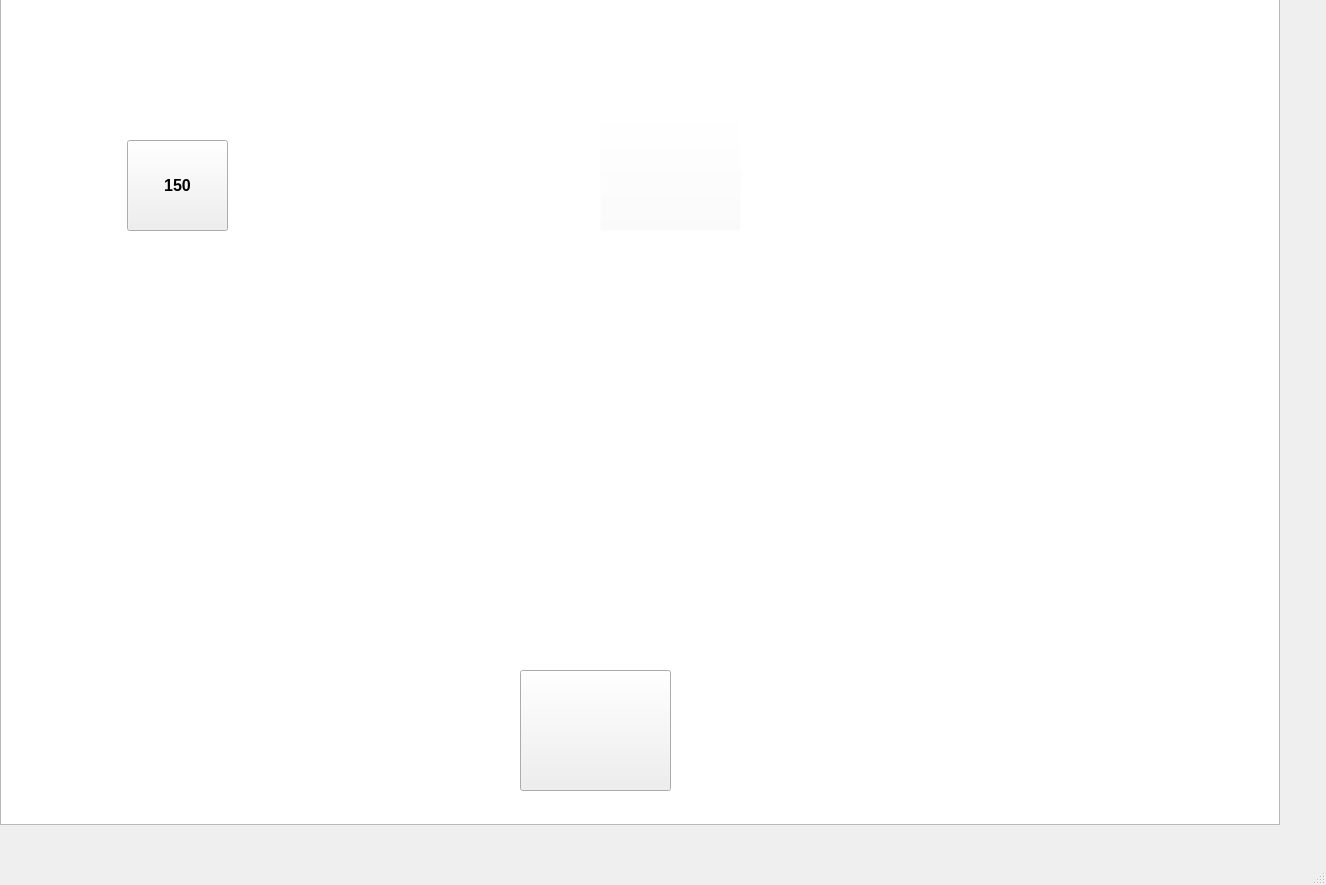
<?xml version="1.0" encoding="UTF-8"?>
<ui version="4.0">
 <class>MainWindow</class>
 <widget class="QMainWindow" name="MainWindow">
  <property name="geometry">
   <rect>
    <x>0</x>
    <y>0</y>
    <width>1326</width>
    <height>885</height>
   </rect>
  </property>
  <property name="windowTitle">
   <string>MainWindow</string>
  </property>
  <widget class="QWidget" name="centralwidget">
   <widget class="QGraphicsView" name="graphicsView">
    <property name="geometry">
     <rect>
      <x>0</x>
      <y>-30</y>
      <width>1280</width>
      <height>855</height>
     </rect>
    </property>
    <property name="foregroundBrush">
     <brush brushstyle="NoBrush">
      <color alpha="255">
       <red>0</red>
       <green>0</green>
       <blue>0</blue>
      </color>
     </brush>
    </property>
   </widget>
   <widget class="QPushButton" name="buyWater">
    <property name="geometry">
     <rect>
      <x>600</x>
      <y>110</y>
      <width>141</width>
      <height>121</height>
     </rect>
    </property>
    <property name="styleSheet">
     <string notr="true">background-color: rgba(255, 255, 255, 0);</string>
    </property>
    <property name="text">
     <string/>
    </property>
    <property name="checkable">
     <bool>false</bool>
    </property>
    <property name="autoDefault">
     <bool>false</bool>
    </property>
    <property name="default">
     <bool>false</bool>
    </property>
    <property name="flat">
     <bool>false</bool>
    </property>
   </widget>
   <widget class="QLabel" name="winLabel">
    <property name="geometry">
     <rect>
      <x>430</x>
      <y>330</y>
      <width>481</width>
      <height>131</height>
     </rect>
    </property>
    <property name="font">
     <font>
      <pointsize>36</pointsize>
      <weight>75</weight>
      <bold>true</bold>
     </font>
    </property>
    <property name="text">
     <string/>
    </property>
    <property name="alignment">
     <set>Qt::AlignCenter</set>
    </property>
   </widget>
   <widget class="QPushButton" name="addHen">
    <property name="geometry">
     <rect>
      <x>0</x>
      <y>0</y>
      <width>91</width>
      <height>91</height>
     </rect>
    </property>
    <property name="text">
     <string/>
    </property>
    <property name="icon">
     <iconset>
      <normaloff>resources/Hen-removebg-preview.png</normaloff>resources/Hen-removebg-preview.png</iconset>
    </property>
    <property name="iconSize">
     <size>
      <width>100</width>
      <height>100</height>
     </size>
    </property>
    <property name="checkable">
     <bool>false</bool>
    </property>
    <property name="default">
     <bool>true</bool>
    </property>
    <property name="flat">
     <bool>true</bool>
    </property>
   </widget>
   <widget class="QLabel" name="eggsLabelPicture">
    <property name="geometry">
     <rect>
      <x>1100</x>
      <y>700</y>
      <width>71</width>
      <height>71</height>
     </rect>
    </property>
    <property name="font">
     <font>
      <pointsize>18</pointsize>
      <weight>75</weight>
      <bold>true</bold>
     </font>
    </property>
    <property name="text">
     <string/>
    </property>
    <property name="pixmap">
     <pixmap>resources/egg.png</pixmap>
    </property>
    <property name="scaledContents">
     <bool>true</bool>
    </property>
   </widget>
   <widget class="QLabel" name="labeMoneyPicture">
    <property name="geometry">
     <rect>
      <x>10</x>
      <y>720</y>
      <width>61</width>
      <height>61</height>
     </rect>
    </property>
    <property name="font">
     <font>
      <pointsize>18</pointsize>
      <weight>75</weight>
      <bold>true</bold>
     </font>
    </property>
    <property name="text">
     <string/>
    </property>
    <property name="pixmap">
     <pixmap>resources/MoneyPicture.png</pixmap>
    </property>
    <property name="scaledContents">
     <bool>true</bool>
    </property>
    <property name="wordWrap">
     <bool>false</bool>
    </property>
   </widget>
   <widget class="QLabel" name="collectedEggsLabel">
    <property name="geometry">
     <rect>
      <x>1110</x>
      <y>780</y>
      <width>61</width>
      <height>31</height>
     </rect>
    </property>
    <property name="font">
     <font>
      <pointsize>18</pointsize>
      <weight>75</weight>
      <bold>true</bold>
     </font>
    </property>
    <property name="text">
     <string/>
    </property>
    <property name="scaledContents">
     <bool>true</bool>
    </property>
    <property name="wordWrap">
     <bool>false</bool>
    </property>
   </widget>
   <widget class="QLabel" name="moneyAmountLabel">
    <property name="geometry">
     <rect>
      <x>10</x>
      <y>790</y>
      <width>51</width>
      <height>31</height>
     </rect>
    </property>
    <property name="font">
     <font>
      <pointsize>18</pointsize>
      <weight>75</weight>
      <bold>true</bold>
     </font>
    </property>
    <property name="text">
     <string/>
    </property>
   </widget>
   <widget class="QLabel" name="labelForRemainedTime">
    <property name="geometry">
     <rect>
      <x>840</x>
      <y>720</y>
      <width>61</width>
      <height>78</height>
     </rect>
    </property>
    <property name="font">
     <font>
      <pointsize>14</pointsize>
      <weight>75</weight>
      <bold>true</bold>
     </font>
    </property>
    <property name="text">
     <string/>
    </property>
   </widget>
   <widget class="QPushButton" name="openEggDialogButton">
    <property name="geometry">
     <rect>
      <x>520</x>
      <y>670</y>
      <width>151</width>
      <height>121</height>
     </rect>
    </property>
    <property name="font">
     <font>
      <family>Noto Sans Adlam</family>
      <pointsize>14</pointsize>
      <weight>75</weight>
      <bold>true</bold>
     </font>
    </property>
    <property name="text">
     <string/>
    </property>
   </widget>
   <widget class="QLabel" name="pastTimeLabel">
    <property name="geometry">
     <rect>
      <x>1010</x>
      <y>780</y>
      <width>91</width>
      <height>31</height>
     </rect>
    </property>
    <property name="font">
     <font>
      <pointsize>18</pointsize>
      <weight>75</weight>
      <bold>true</bold>
     </font>
    </property>
    <property name="text">
     <string/>
    </property>
   </widget>
   <widget class="QLabel" name="clockPictureLabel">
    <property name="geometry">
     <rect>
      <x>1020</x>
      <y>710</y>
      <width>51</width>
      <height>51</height>
     </rect>
    </property>
    <property name="text">
     <string/>
    </property>
    <property name="pixmap">
     <pixmap>resources/clock.png</pixmap>
    </property>
   </widget>
   <widget class="QLabel" name="collectedProductsLabel">
    <property name="geometry">
     <rect>
      <x>930</x>
      <y>780</y>
      <width>51</width>
      <height>31</height>
     </rect>
    </property>
    <property name="font">
     <font>
      <pointsize>18</pointsize>
      <weight>75</weight>
      <bold>true</bold>
     </font>
    </property>
    <property name="text">
     <string/>
    </property>
   </widget>
   <widget class="QLabel" name="labelProductPicture">
    <property name="geometry">
     <rect>
      <x>920</x>
      <y>690</y>
      <width>61</width>
      <height>81</height>
     </rect>
    </property>
    <property name="text">
     <string/>
    </property>
    <property name="pixmap">
     <pixmap>resources/product.png</pixmap>
    </property>
    <property name="scaledContents">
     <bool>true</bool>
    </property>
   </widget>
   <widget class="QPushButton" name="createFactoryButton">
    <property name="geometry">
     <rect>
      <x>127</x>
      <y>140</y>
      <width>101</width>
      <height>91</height>
     </rect>
    </property>
    <property name="font">
     <font>
      <pointsize>12</pointsize>
      <weight>75</weight>
      <bold>true</bold>
     </font>
    </property>
    <property name="text">
     <string>150</string>
    </property>
    <property name="icon">
     <iconset>
      <normaloff>resources/MoneyPicture.png</normaloff>resources/MoneyPicture.png</iconset>
    </property>
   </widget>
   <widget class="QLabel" name="labelBuyedHens">
    <property name="geometry">
     <rect>
      <x>1197</x>
      <y>700</y>
      <width>71</width>
      <height>71</height>
     </rect>
    </property>
    <property name="text">
     <string/>
    </property>
   </widget>
   <widget class="QLabel" name="amountOfBuyedHens">
    <property name="geometry">
     <rect>
      <x>1200</x>
      <y>780</y>
      <width>58</width>
      <height>31</height>
     </rect>
    </property>
    <property name="font">
     <font>
      <pointsize>18</pointsize>
      <weight>75</weight>
      <bold>true</bold>
     </font>
    </property>
    <property name="text">
     <string/>
    </property>
   </widget>
  </widget>
  <widget class="QMenuBar" name="menubar">
   <property name="geometry">
    <rect>
     <x>0</x>
     <y>0</y>
     <width>1326</width>
     <height>30</height>
    </rect>
   </property>
  </widget>
  <widget class="QStatusBar" name="statusbar"/>
 </widget>
 <resources>
  <include location="resources/fieldFinal.qrc"/>
 </resources>
 <connections/>
</ui>
